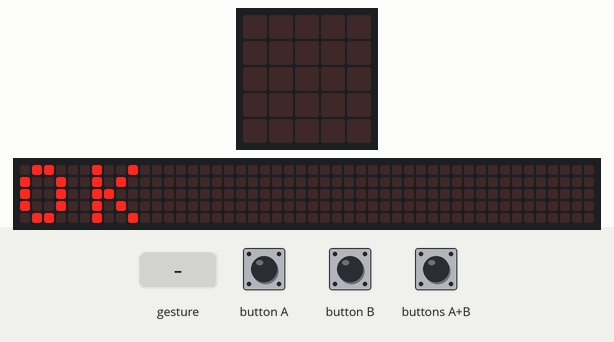
This program was run on a simulated BBC micro:bit (MakeCode). Shown: the board's 5×5 LED display, a strip that is not on the board, showing the scrolling text unrolled. Inputs (shaded band) come from the test bench. A tilt is held for 1.5 s and a shake lasts 1 s, then the board lies face up again; the 48×5 strip is a reading aid, not a part: it shows the text the display is scrolling, unrolled, one strip-width of it at a time.

Above: at 2.7 s.
4.8 s: gesture 'logo up'
At 5.1 s:
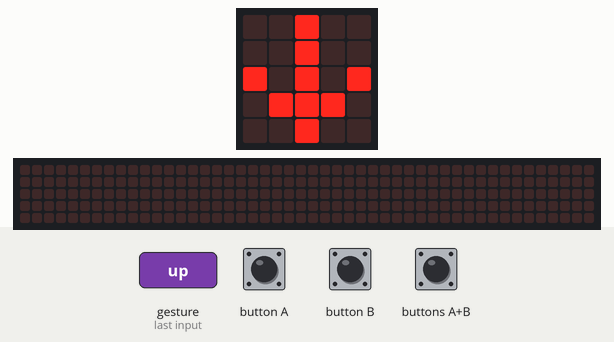
6.8 s: button A pressed for 0.15 s
At 7.42 s:
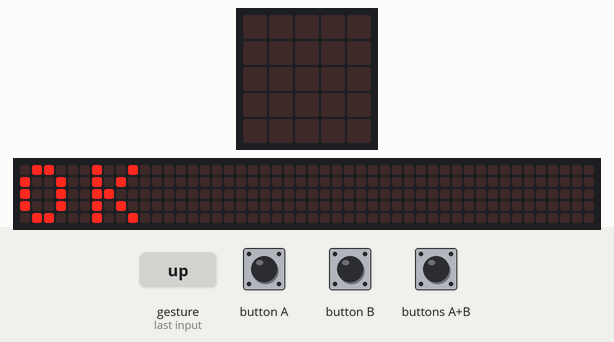
7.5 s: gesture 'tilt right'
10.5 s: gesture 'tilt left'
At 11.45 s:
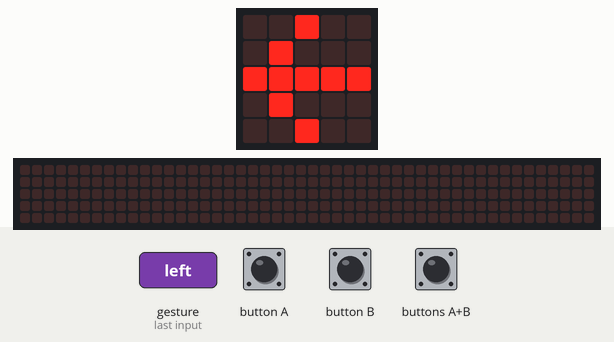
13.1 s: gesture 'logo down'
At 13.4 s:
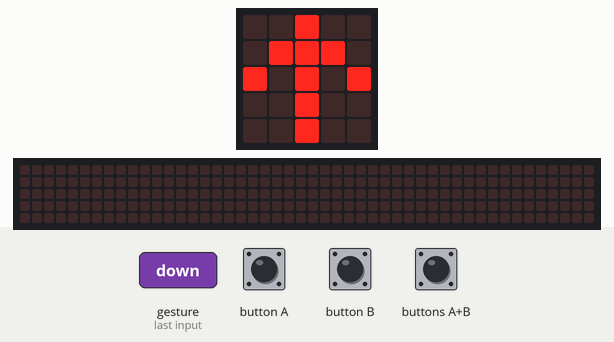
15.1 s: button B pressed for 0.15 s
At 15.87 s:
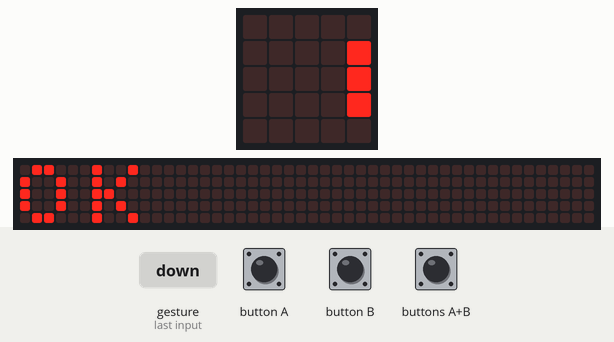
Timing chart, 0 to 16.8 s (numbered marks = the images above; inputs shaded):
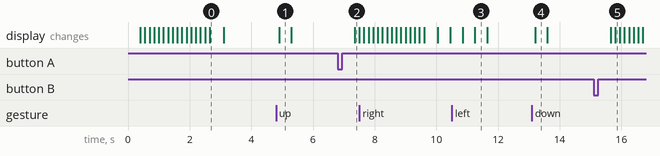

Measured:
- after the input at 4.8 s, the display: changes after 0.10 s (image 1)
- after the input at 6.8 s, the display: changes after 0.55 s (image 2)
- after the input at 10.5 s, the display: first differs from a run without the input after 0.75 s (image 3)
- after the input at 13.1 s, the display: changes after 0.10 s (image 4)
- after the input at 15.1 s, the display: first changes after 0.55 s (image 5 shows a later state)
- what the display in image 0 shows lasts 0.4 s, from 2.7 s to 3.1 s
- what the display in image 1 shows lasts 0.4 s, from 4.9 s to 5.3 s

The program:

main.ts
```typescript
input.onGesture(Gesture.LogoUp, function () {
    utilisateur.push("b")
    basic.showLeds(`
        . . # . .
        . . # . .
        # . # . #
        . # # # .
        . . # . .
        `)
    control.waitMicros(1000)
    basic.showLeds(`
        . . . . .
        . . . . .
        . . . . .
        . . . . .
        . . . . .
        `)
})
// Fonction réinitialisant les variables et l'écran (affiche OK)
function reinit () {
    utilisateur = []
    test = 0
    basic.showLeds(`
        . . . . .
        . . . . .
        . . . . .
        . . . . .
        . . . . .
        `)
    basic.showString("OK")
    control.waitMicros(1000)
    basic.showLeds(`
        . . . . .
        . . . . .
        . . . . .
        . . . . .
        . . . . .
        `)
}
// Les boutons A, B  ou A+B réinitialise le "compteur"
input.onButtonPressed(Button.A, function () {
    reinit()
})
input.onGesture(Gesture.TiltRight, function () {
    utilisateur.push("d")
    basic.showLeds(`
        . . # . .
        . . . # .
        # # # # #
        . . . # .
        . . # . .
        `)
    control.waitMicros(1000)
    basic.showLeds(`
        . . . . .
        . . . . .
        . . . . .
        . . . . .
        . . . . .
        `)
})
input.onGesture(Gesture.TiltLeft, function () {
    utilisateur.push("g")
    basic.showLeds(`
        . . # . .
        . # . . .
        # # # # #
        . # . . .
        . . # . .
        `)
    control.waitMicros(1000)
    basic.showLeds(`
        . . . . .
        . . . . .
        . . . . .
        . . . . .
        . . . . .
        `)
})
input.onButtonPressed(Button.AB, function () {
    reinit()
})
input.onButtonPressed(Button.B, function () {
    reinit()
})
// Pour chaque position, une flèche est affichée à l'écran et la valeur correspondante est ajoutée au tableau.
input.onGesture(Gesture.LogoDown, function () {
    utilisateur.push("h")
    basic.showLeds(`
        . . # . .
        . # # # .
        # . # . #
        . . # . .
        . . # . .
        `)
    control.waitMicros(1000)
    basic.showLeds(`
        . . . . .
        . . . . .
        . . . . .
        . . . . .
        . . . . .
        `)
})
// Entrez ici le code du cadenas (chiffres ou lettres)
// Entrez également la combinaison des déplacements pour afficher le code du cadenas (g, d, h ou b pour gauche, droite, haut et bas)
// Les longueurs du code de cadenas et de la série de positions ne sont pas limitées.
//
let test = 0
let utilisateur: string[] = []
let codecadenas = 5632
let solution = ["g", "b", "d", "d", "h"]
reinit()
// Quand le nombre de mouvements est égal au nombre attendu, on teste les diverses positions une à une avec ce qui est attendu.
basic.forever(function () {
    if (utilisateur.length == solution.length) {
        test = 0
        for (let index = 0; index <= utilisateur.length - 1; index++) {
            if (utilisateur[index] == solution[index]) {
                test += 1
            } else {
                test = 0
            }
        }
        if (test == utilisateur.length) {
            basic.showString("" + (codecadenas))
        } else {
            basic.showString("X")
        }
    }
})
```

test.ts
```typescript
// les tests vont ici ; cela ne sera pas compilé si ce paquet est utilisé en tant qu'extension.
```
